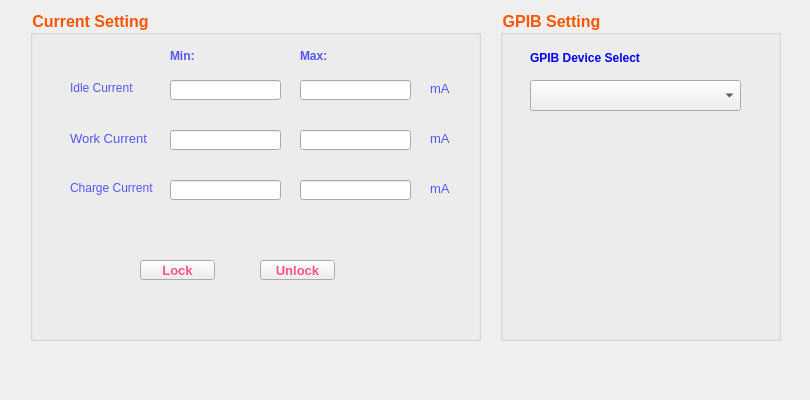
<?xml version="1.0" encoding="UTF-8"?>
<ui version="4.0">
 <class>ParameterForm</class>
 <widget class="QWidget" name="ParameterForm">
  <property name="geometry">
   <rect>
    <x>0</x>
    <y>0</y>
    <width>810</width>
    <height>400</height>
   </rect>
  </property>
  <property name="windowTitle">
   <string>Form</string>
  </property>
  <widget class="QGroupBox" name="groupBox">
   <property name="geometry">
    <rect>
     <x>30</x>
     <y>10</y>
     <width>451</width>
     <height>331</height>
    </rect>
   </property>
   <property name="font">
    <font>
     <pointsize>12</pointsize>
     <weight>75</weight>
     <bold>true</bold>
    </font>
   </property>
   <property name="styleSheet">
    <string notr="true">color: rgb(255, 85, 0);</string>
   </property>
   <property name="title">
    <string>Current Setting</string>
   </property>
   <widget class="QLabel" name="labelChargeCurrent">
    <property name="geometry">
     <rect>
      <x>40</x>
      <y>170</y>
      <width>91</width>
      <height>16</height>
     </rect>
    </property>
    <property name="styleSheet">
     <string notr="true">color: rgb(85, 85, 255);</string>
    </property>
    <property name="text">
     <string>Charge Current</string>
    </property>
   </widget>
   <widget class="QLineEdit" name="editMinChargeCurrent">
    <property name="geometry">
     <rect>
      <x>140</x>
      <y>170</y>
      <width>111</width>
      <height>20</height>
     </rect>
    </property>
    <property name="styleSheet">
     <string notr="true">color: rgb(0, 0, 0);</string>
    </property>
   </widget>
   <widget class="QLineEdit" name="editMinWorkCurrent">
    <property name="geometry">
     <rect>
      <x>140</x>
      <y>120</y>
      <width>111</width>
      <height>20</height>
     </rect>
    </property>
    <property name="styleSheet">
     <string notr="true">color: rgb(0, 0, 0);</string>
    </property>
   </widget>
   <widget class="QLabel" name="labelWorkCurrent">
    <property name="geometry">
     <rect>
      <x>40</x>
      <y>120</y>
      <width>91</width>
      <height>16</height>
     </rect>
    </property>
    <property name="font">
     <font>
      <pointsize>10</pointsize>
     </font>
    </property>
    <property name="styleSheet">
     <string notr="true">color: rgb(85, 85, 255);</string>
    </property>
    <property name="text">
     <string>Work Current</string>
    </property>
   </widget>
   <widget class="QLabel" name="labelMinCurrent">
    <property name="geometry">
     <rect>
      <x>140</x>
      <y>40</y>
      <width>54</width>
      <height>12</height>
     </rect>
    </property>
    <property name="font">
     <font>
      <pointsize>9</pointsize>
      <weight>75</weight>
      <bold>true</bold>
     </font>
    </property>
    <property name="styleSheet">
     <string notr="true">color: rgb(85, 85, 255);</string>
    </property>
    <property name="text">
     <string>Min:</string>
    </property>
   </widget>
   <widget class="QLabel" name="labelMaxCurrent">
    <property name="geometry">
     <rect>
      <x>270</x>
      <y>40</y>
      <width>54</width>
      <height>12</height>
     </rect>
    </property>
    <property name="font">
     <font>
      <pointsize>9</pointsize>
      <weight>75</weight>
      <bold>true</bold>
     </font>
    </property>
    <property name="styleSheet">
     <string notr="true">color: rgb(85, 85, 255);</string>
    </property>
    <property name="text">
     <string>Max:</string>
    </property>
   </widget>
   <widget class="QLineEdit" name="editMinIdleCurrent">
    <property name="geometry">
     <rect>
      <x>140</x>
      <y>70</y>
      <width>111</width>
      <height>20</height>
     </rect>
    </property>
    <property name="styleSheet">
     <string notr="true">color: rgb(0, 0, 0);</string>
    </property>
   </widget>
   <widget class="QLabel" name="labelChargeCurrentUnit">
    <property name="geometry">
     <rect>
      <x>400</x>
      <y>170</y>
      <width>31</width>
      <height>16</height>
     </rect>
    </property>
    <property name="font">
     <font>
      <pointsize>10</pointsize>
      <weight>50</weight>
      <bold>false</bold>
     </font>
    </property>
    <property name="styleSheet">
     <string notr="true">color: rgb(85, 85, 255);</string>
    </property>
    <property name="text">
     <string>mA</string>
    </property>
   </widget>
   <widget class="QLineEdit" name="editMaxChargeCurrent">
    <property name="geometry">
     <rect>
      <x>270</x>
      <y>170</y>
      <width>111</width>
      <height>20</height>
     </rect>
    </property>
    <property name="styleSheet">
     <string notr="true">color: rgb(0, 0, 0);</string>
    </property>
   </widget>
   <widget class="QLabel" name="labelIdleCurrentUnit">
    <property name="geometry">
     <rect>
      <x>400</x>
      <y>70</y>
      <width>31</width>
      <height>16</height>
     </rect>
    </property>
    <property name="font">
     <font>
      <pointsize>10</pointsize>
      <weight>50</weight>
      <bold>false</bold>
     </font>
    </property>
    <property name="styleSheet">
     <string notr="true">color: rgb(85, 85, 255);</string>
    </property>
    <property name="text">
     <string>mA</string>
    </property>
   </widget>
   <widget class="QLabel" name="labelIdleCurrent">
    <property name="geometry">
     <rect>
      <x>40</x>
      <y>70</y>
      <width>91</width>
      <height>16</height>
     </rect>
    </property>
    <property name="font">
     <font>
      <pointsize>9</pointsize>
     </font>
    </property>
    <property name="styleSheet">
     <string notr="true">color: rgb(85, 85, 255);</string>
    </property>
    <property name="text">
     <string>Idle Current</string>
    </property>
   </widget>
   <widget class="QLabel" name="labelWorkCurrentUnit">
    <property name="geometry">
     <rect>
      <x>400</x>
      <y>120</y>
      <width>31</width>
      <height>16</height>
     </rect>
    </property>
    <property name="font">
     <font>
      <pointsize>10</pointsize>
      <weight>50</weight>
      <bold>false</bold>
     </font>
    </property>
    <property name="styleSheet">
     <string notr="true">color: rgb(85, 85, 255);</string>
    </property>
    <property name="text">
     <string>mA</string>
    </property>
   </widget>
   <widget class="QLineEdit" name="editMaxIdleCurrent">
    <property name="geometry">
     <rect>
      <x>270</x>
      <y>70</y>
      <width>111</width>
      <height>20</height>
     </rect>
    </property>
    <property name="styleSheet">
     <string notr="true">color: rgb(0, 0, 0);</string>
    </property>
   </widget>
   <widget class="QLineEdit" name="editMaxWorkCurrent">
    <property name="geometry">
     <rect>
      <x>270</x>
      <y>120</y>
      <width>111</width>
      <height>20</height>
     </rect>
    </property>
    <property name="styleSheet">
     <string notr="true">color: rgb(0, 0, 0);</string>
    </property>
   </widget>
   <widget class="QPushButton" name="btnUnlock">
    <property name="geometry">
     <rect>
      <x>230</x>
      <y>250</y>
      <width>75</width>
      <height>20</height>
     </rect>
    </property>
    <property name="font">
     <font>
      <pointsize>10</pointsize>
      <weight>75</weight>
      <bold>true</bold>
     </font>
    </property>
    <property name="styleSheet">
     <string notr="true">color: rgb(255, 85, 127);</string>
    </property>
    <property name="text">
     <string>Unlock</string>
    </property>
   </widget>
   <widget class="QPushButton" name="btnLock">
    <property name="geometry">
     <rect>
      <x>110</x>
      <y>250</y>
      <width>75</width>
      <height>20</height>
     </rect>
    </property>
    <property name="font">
     <font>
      <pointsize>10</pointsize>
      <weight>75</weight>
      <bold>true</bold>
     </font>
    </property>
    <property name="styleSheet">
     <string notr="true">color: rgb(255, 85, 127);</string>
    </property>
    <property name="text">
     <string>Lock</string>
    </property>
   </widget>
  </widget>
  <widget class="QGroupBox" name="groupBox_2">
   <property name="geometry">
    <rect>
     <x>500</x>
     <y>10</y>
     <width>281</width>
     <height>331</height>
    </rect>
   </property>
   <property name="font">
    <font>
     <pointsize>12</pointsize>
     <weight>75</weight>
     <bold>true</bold>
    </font>
   </property>
   <property name="styleSheet">
    <string notr="true">color: rgb(255, 85, 0);</string>
   </property>
   <property name="title">
    <string>GPIB Setting</string>
   </property>
   <widget class="QComboBox" name="comboGPIBSelector">
    <property name="geometry">
     <rect>
      <x>30</x>
      <y>70</y>
      <width>211</width>
      <height>31</height>
     </rect>
    </property>
    <property name="font">
     <font>
      <pointsize>10</pointsize>
      <weight>50</weight>
      <bold>false</bold>
     </font>
    </property>
    <property name="styleSheet">
     <string notr="true">color: rgb(0, 0, 0);</string>
    </property>
   </widget>
   <widget class="QLabel" name="labelGPIBSelector">
    <property name="geometry">
     <rect>
      <x>30</x>
      <y>40</y>
      <width>191</width>
      <height>16</height>
     </rect>
    </property>
    <property name="font">
     <font>
      <pointsize>9</pointsize>
      <weight>75</weight>
      <bold>true</bold>
     </font>
    </property>
    <property name="styleSheet">
     <string notr="true">color: rgb(0, 0, 255);</string>
    </property>
    <property name="text">
     <string>GPIB Device Select</string>
    </property>
   </widget>
  </widget>
 </widget>
 <resources/>
 <connections/>
</ui>
